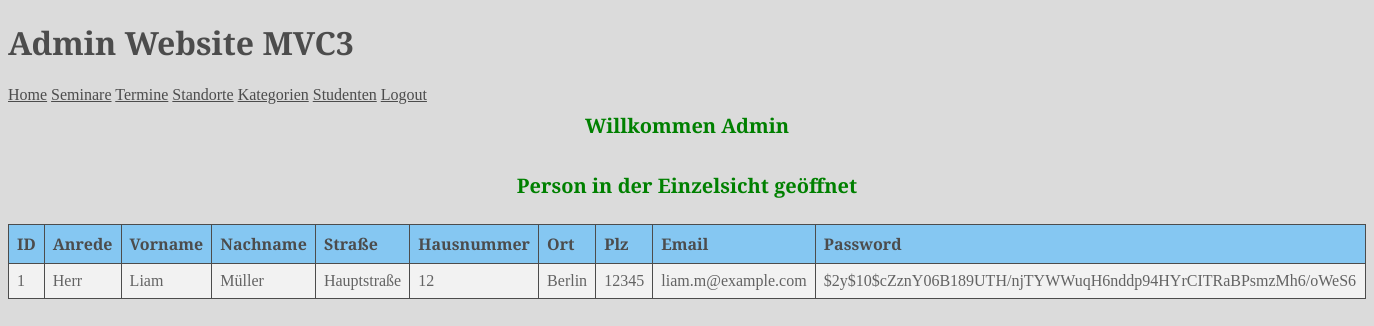
Screenshot of /admin/index.php?action=personen_select&id=1 (signed in) with the database file from the repository.
### tables this page shows
CREATE TABLE `personen` (
  `id` int(11) NOT NULL AUTO_INCREMENT,
  `anrede` varchar(30) NOT NULL,
  `vorname` varchar(30) NOT NULL,
  `nachname` varchar(30) NOT NULL,
  `strasse` varchar(50) NOT NULL,
  `hausnr` int(11) NOT NULL,
  `plz` int(11) NOT NULL,
  `ort` varchar(30) NOT NULL,
  `email` varchar(50) NOT NULL,
  `password` varchar(256) NOT NULL,
  PRIMARY KEY (`id`),
  UNIQUE KEY `email` (`email`)
);

### admin/index.php (called while the page is built, shortened)
<?php
require_once "./include/datenbank.php";
if (isset($_GET['action'])) {
    $action = $_GET['action'];
} else {
    $action = 'admin_login';
}
switch ($action) {
    case 'personen_select':
		$personen = new Person();
		$result = $personen->select($db,$_GET['id']);
		$personen = New Person($result);
	break;
}
require_once "views/layout.php";
?>

### admin/models/Person.php (called while the page is built, shortened)
<?php
class Person implements iDatenbank
{
	private $id;
	private $anrede;
	private $vorname;
	private $nachname;
	private $strasse;
	private $hausnr;
	private $ort;
	private $plz;
	private $email;
	private $password;
	function set_daten($daten)
	{
		if (!is_array($daten)) {
			return;
		}
		foreach ($daten as $key => $value) {
			$setter = "set" . ucfirst($key);
		}
	}
	public function getId()
	{
		return $this->id;
	}
	public function setId($param)
	{
		$this->id = $param;
	}
	public function getAnrede()
	{
		return $this->anrede;
	}
	public function setAnrede($param)
	{
		$this->anrede = $param;
	}
	public function getVorname()
	{
		return $this->vorname;
	}
	public function setVorname($param)
	{
		$this->vorname = $param;
	}
	public function getNachname()
	{
		return $this->nachname;
	}
	public function setNachname($param)
	{
		$this->nachname = $param;
	}
	public function getStrasse()
	{
		return $this->strasse;
	}
	public function setStrasse($param)
	{
		$this->strasse = $param;
	}
	public function getHausnr()
	{
		return $this->hausnr;
	}
	public function setHausnr($param)
	{
		$this->hausnr = $param;
	}
	public function getOrt()
	{
		return $this->ort;
	}
	public function setOrt($param)
	{
		$this->ort = $param;
	}
	public function getPlz()
	{
		return $this->plz;
	}
	public function setPlz($param)
	{
		$this->plz = $param;
	}
	public function getEmail()
	{
		return $this->email;
	}
	public function setEmail($param)
	{
		$this->email = $param;
	}
	public function getPassword()
	{
		return $this->password;
	}
	public function setPassword($param)
	{
		$this->password = $param;
	}
	function select($db, $id)
	{
		$sql = "SELECT * FROM personen WHERE id = :id ";
		$daten =
		[
			'id' =>$id
		];
		$stmt = $db->prepare($sql);
		$stmt->execute($daten);
		$result = $stmt->fetch();
		return $result;
	}
}
?>

### admin/views/_personen_select.php (the view)
<tr>
	<td><?= $personen->getId() ?></td>
	<td><?= $personen->getAnrede() ?></td>
	<td><?= $personen->getVorname() ?></td>
	<td><?= $personen->getNachname() ?></td>
	<td><?= $personen->getStrasse() ?></td>
	<td><?= $personen->getHausnr() ?></td>
	<td><?= $personen->getOrt() ?></td>
	<td><?= $personen->getPlz() ?></td>
	<td><?= $personen->getEmail() ?></td>
	<td><?= $personen->getPassword() ?></td>
</tr>

### admin/css/styles.css (style rules this page uses)
html { font-family: "PT Serif", serif; font-weight: 400; font-style: normal; color: #4C4C4C; }
body { background-color: #DBDBDB; }
th, td { border: 1px solid #4C4C4C; padding: 8px; text-align: left; }
tr:nth-child(even) { background-color: #f2f2f2; color: #636363; }

### rows the page displays
personen: id "1", anrede "Herr", vorname "Liam", nachname "Müller", strasse "Hauptstraße", hausnr "12", ort "Berlin", plz "12345", email "liam.m@example.com", password "$2y$10$cZznY06B189UTH/njTYWWuqH6nddp94HYrCITRaBPsmzMh6/oWeS6"

### other values shown
$message "Willkommen Admin"
$message "Person in der Einzelsicht geöffnet"
